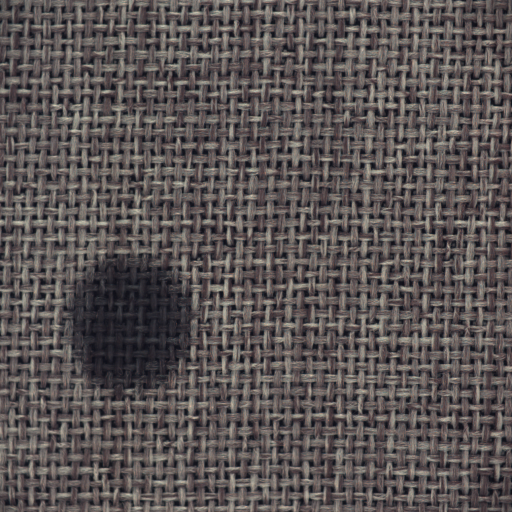
#> input picture Anomaly_Detection_Py/data/carpet/test/color/000.png, 1024 x 1024 px, found by its file name (shown at 1/2 size)
$ jupyter execute Untitled.ipynb
#> lines starting #> are read from the running program, lines starting #| are printed output that depends on the picture
[cell 1]
import cv2
import matplotlib.pyplot as plt
import matplotlib.patches as patches

[cell 2]
path_anomal = '/Users/meko/Documents/Repos/Master/Anomaly_Detection_Py/data/carpet/test/hole'
img = '/000.png'
path = path_anomal + img

img = cv2.imread(path)
#> img is the input picture: shape (1024, 1024, 3); mean B, G, R 82.6, 83, 89.3
dim = (512,512)
img_r = cv2.resize(img,dim)
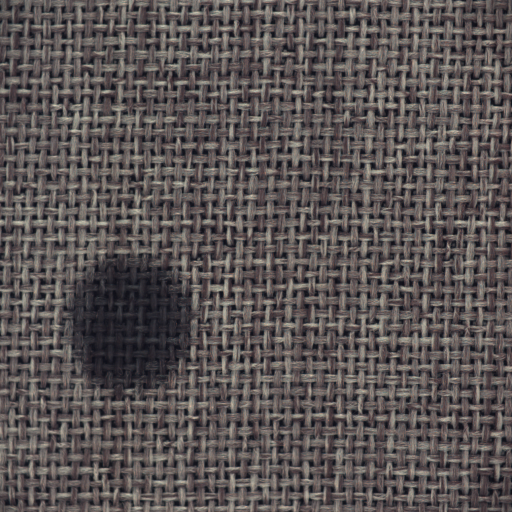
#> img_r: shape (512, 512, 3); mean B, G, R 82.7, 83.1, 89.5

[cell 3]
fig,ax = plt.subplots(1)
ax.imshow(img_r)
rect = patches.Rectangle((0,0),128,128,linewidth=1,edgecolor='r',facecolor='none')
ax.add_patch(rect)
plt.show()
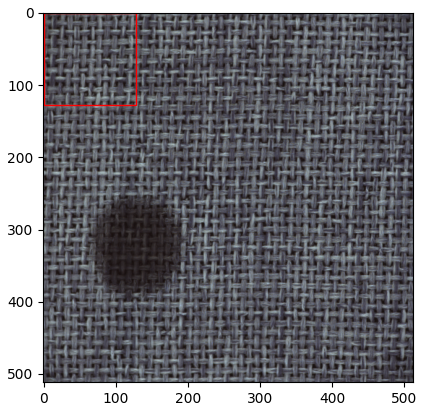
#> figure drawn by matplotlib, 1 panel; B, G, R data is drawn as R, G, B

$ run again, with Anomaly_Detection_Py/data/carpet/test/color/001.png copied over Anomaly_Detection_Py/data/carpet/test/color/000.png
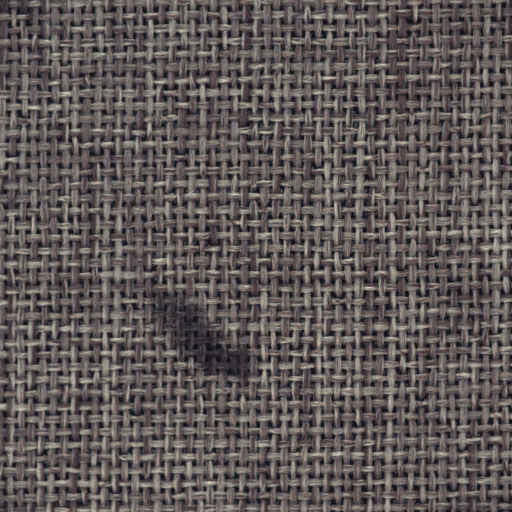
#> input picture Anomaly_Detection_Py/data/carpet/test/color/001.png, 1024 x 1024 px, found by its file name (shown at 1/2 size)
#> img is the input picture: shape (1024, 1024, 3); mean B, G, R 86.9, 87.8, 94.6
#> `img_r = cv2.resize(img,dim)`:
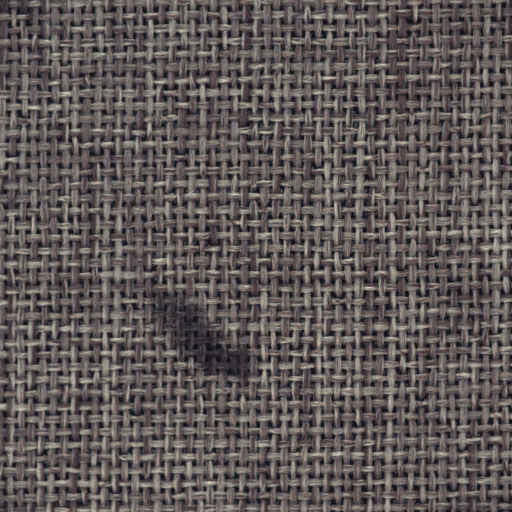
#> img_r: shape (512, 512, 3); mean B, G, R 87, 87.9, 94.7
#> `plt.show()`:
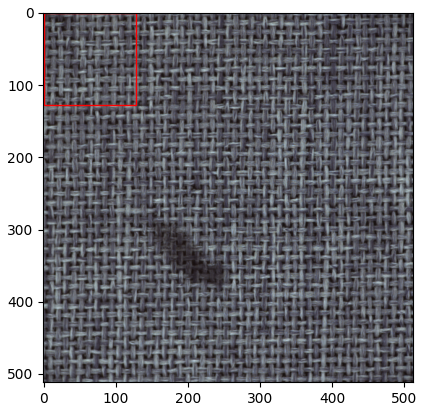
#> figure drawn by matplotlib, 1 panel; B, G, R data is drawn as R, G, B

$ run again, with Anomaly_Detection_Py/data/carpet/test/color/002.png copied over Anomaly_Detection_Py/data/carpet/test/color/000.png
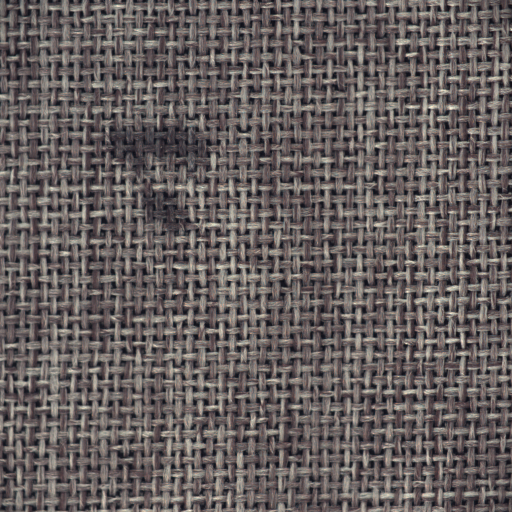
#> input picture Anomaly_Detection_Py/data/carpet/test/color/002.png, 1024 x 1024 px, found by its file name (shown at 1/2 size)
#> img is the input picture: shape (1024, 1024, 3); mean B, G, R 93, 93.7, 100.8
#> `img_r = cv2.resize(img,dim)`:
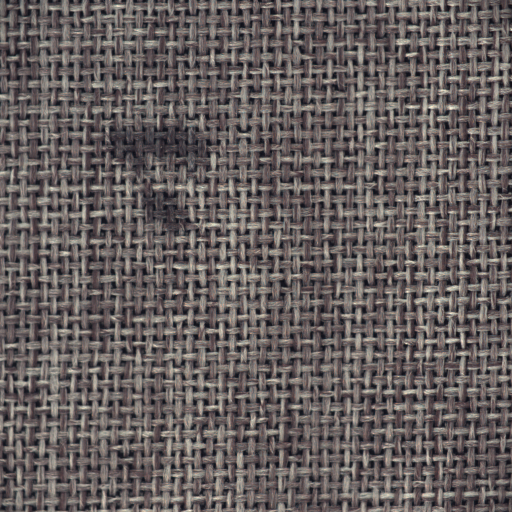
#> img_r: shape (512, 512, 3); mean B, G, R 93.1, 93.8, 100.9
#> `plt.show()`:
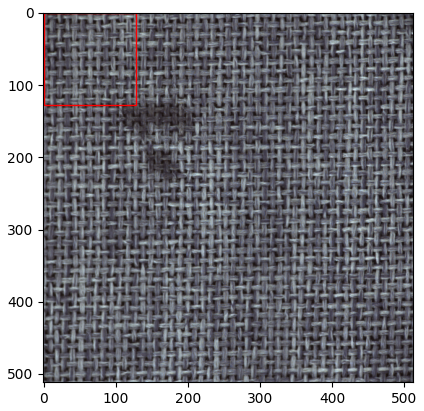
#> figure drawn by matplotlib, 1 panel; B, G, R data is drawn as R, G, B

$ run again, with Anomaly_Detection_Py/data/carpet/test/color/003.png copied over Anomaly_Detection_Py/data/carpet/test/color/000.png
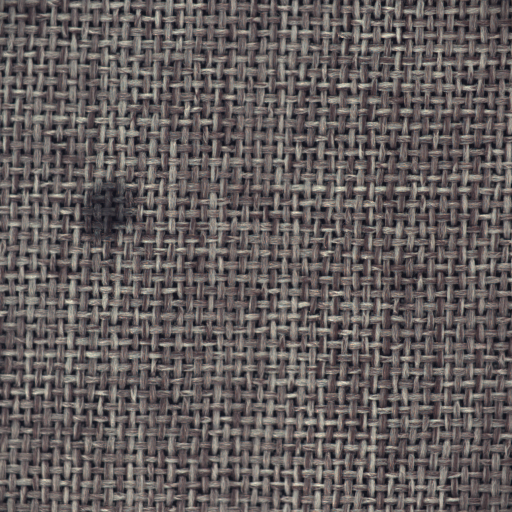
#> input picture Anomaly_Detection_Py/data/carpet/test/color/003.png, 1024 x 1024 px, found by its file name (shown at 1/2 size)
#> img is the input picture: shape (1024, 1024, 3); mean B, G, R 91.5, 92.1, 98.6
#> `img_r = cv2.resize(img,dim)`:
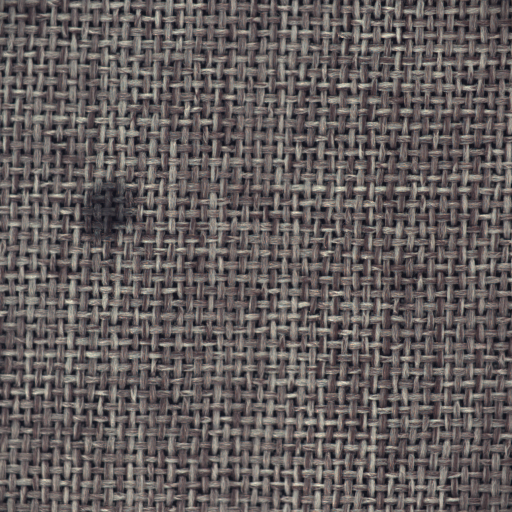
#> img_r: shape (512, 512, 3); mean B, G, R 91.6, 92.2, 98.7
#> `plt.show()`:
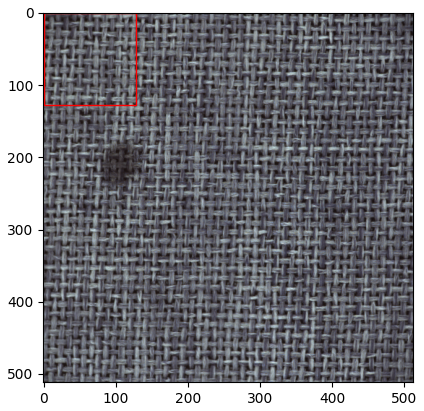
#> figure drawn by matplotlib, 1 panel; B, G, R data is drawn as R, G, B
